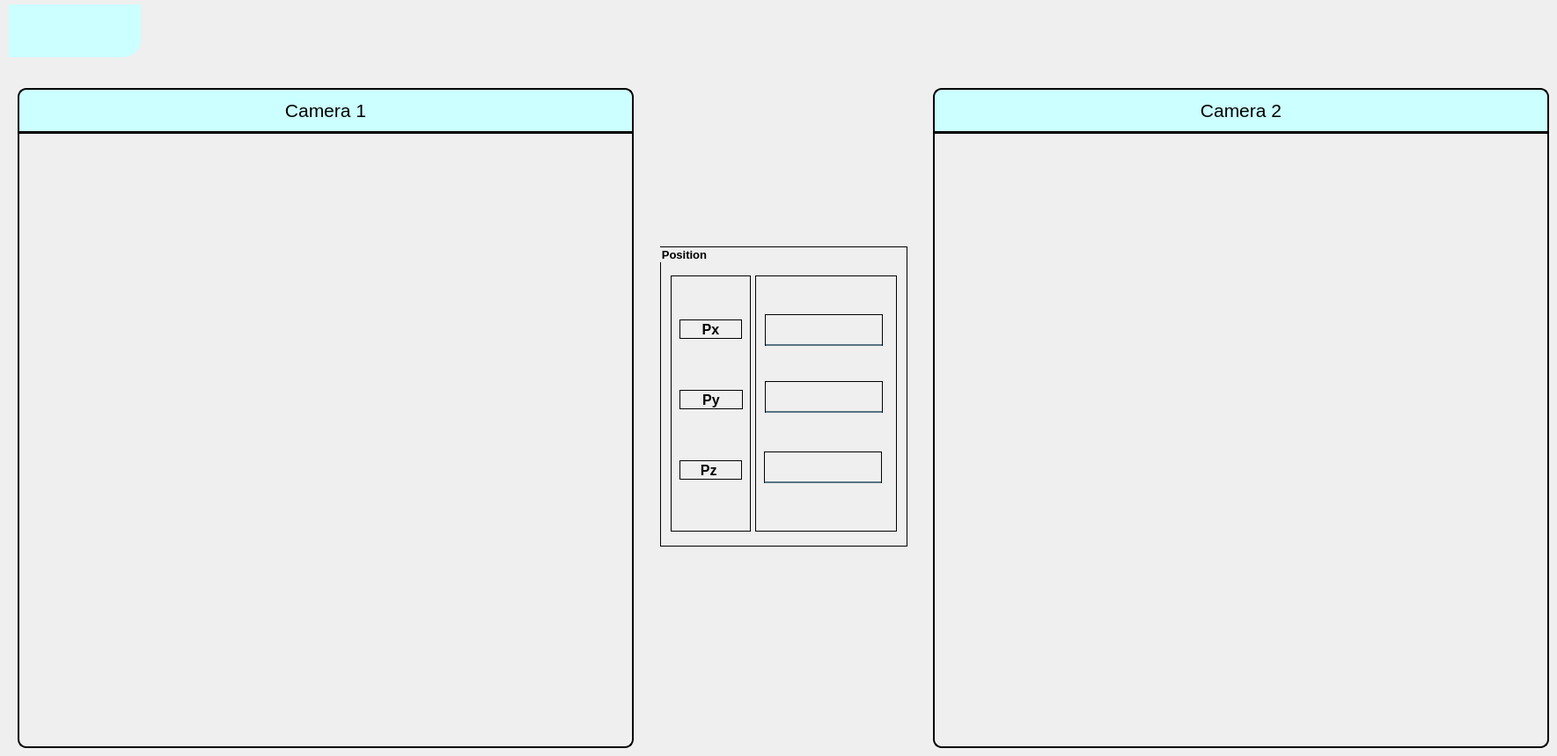
     <widget class="QWidget" name="page_cam">
      <widget class="QGroupBox" name="groupBox_3">
       <property name="geometry">
        <rect>
         <x>750</x>
         <y>280</y>
         <width>281</width>
         <height>341</height>
        </rect>
       </property>
       <property name="font">
        <font>
         <pointsize>10</pointsize>
         <weight>75</weight>
         <bold>true</bold>
        </font>
       </property>
       <property name="styleSheet">
        <string notr="true">gridline-color: rgb(0, 0, 0);
selection-color: rgb(85, 170, 255);
border: 1px solid black;</string>
       </property>
       <property name="title">
        <string>Position</string>
       </property>
       <widget class="QWidget" name="widget_19" native="true">
        <property name="geometry">
         <rect>
          <x>12</x>
          <y>33</y>
          <width>91</width>
          <height>291</height>
         </rect>
        </property>
        <widget class="QLabel" name="label_26">
         <property name="geometry">
          <rect>
           <x>10</x>
           <y>50</y>
           <width>71</width>
           <height>22</height>
          </rect>
         </property>
         <property name="font">
          <font>
           <pointsize>12</pointsize>
           <weight>75</weight>
           <bold>true</bold>
          </font>
         </property>
         <property name="text">
          <string>Px</string>
         </property>
         <property name="alignment">
          <set>Qt::AlignCenter</set>
         </property>
        </widget>
        <widget class="QLabel" name="label_22">
         <property name="geometry">
          <rect>
           <x>10</x>
           <y>130</y>
           <width>72</width>
           <height>22</height>
          </rect>
         </property>
         <property name="font">
          <font>
           <pointsize>12</pointsize>
           <weight>75</weight>
           <bold>true</bold>
          </font>
         </property>
         <property name="text">
          <string>Py</string>
         </property>
         <property name="alignment">
          <set>Qt::AlignCenter</set>
         </property>
        </widget>
        <widget class="QLabel" name="label_25">
         <property name="geometry">
          <rect>
           <x>10</x>
           <y>210</y>
           <width>71</width>
           <height>22</height>
          </rect>
         </property>
         <property name="font">
          <font>
           <pointsize>12</pointsize>
           <weight>75</weight>
           <bold>true</bold>
          </font>
         </property>
         <property name="text">
          <string>Pz </string>
         </property>
         <property name="alignment">
          <set>Qt::AlignCenter</set>
         </property>
        </widget>
       </widget>
       <widget class="QWidget" name="widget_20" native="true">
        <property name="geometry">
         <rect>
          <x>108</x>
          <y>33</y>
          <width>161</width>
          <height>291</height>
         </rect>
        </property>
        <widget class="QLineEdit" name="Px_cam">
         <property name="geometry">
          <rect>
           <x>11</x>
           <y>44</y>
           <width>134</width>
           <height>36</height>
          </rect>
         </property>
         <property name="font">
          <font>
           <pointsize>12</pointsize>
          </font>
         </property>
         <property name="styleSheet">
          <string notr="true">background-color:rgba(0, 0, 0, 0);

border-bottom:2px solid rgba(46, 82, 101, 200);

padding-bottom:7px;</string>
         </property>
         <property name="alignment">
          <set>Qt::AlignCenter</set>
         </property>
        </widget>
        <widget class="QLineEdit" name="Py_cam">
         <property name="geometry">
          <rect>
           <x>11</x>
           <y>120</y>
           <width>134</width>
           <height>36</height>
          </rect>
         </property>
         <property name="font">
          <font>
           <pointsize>12</pointsize>
          </font>
         </property>
         <property name="styleSheet">
          <string notr="true">background-color:rgba(0, 0, 0, 0);

border-bottom:2px solid rgba(46, 82, 101, 200);
color:rgba(0, 0, 0, 240);
padding-bottom:7px;</string>
         </property>
         <property name="alignment">
          <set>Qt::AlignCenter</set>
         </property>
        </widget>
        <widget class="QLineEdit" name="Pz_cam">
         <property name="geometry">
          <rect>
           <x>10</x>
           <y>200</y>
           <width>134</width>
           <height>36</height>
          </rect>
         </property>
         <property name="font">
          <font>
           <pointsize>12</pointsize>
          </font>
         </property>
         <property name="styleSheet">
          <string notr="true">background-color:rgba(0, 0, 0, 0);

border-bottom:2px solid rgba(46, 82, 101, 200);
color:rgba(0, 0, 0, 240);
padding-bottom:7px;</string>
         </property>
         <property name="alignment">
          <set>Qt::AlignCenter</set>
         </property>
        </widget>
       </widget>
      </widget>
      <widget class="QLabel" name="screen_cam">
       <property name="geometry">
        <rect>
         <x>20</x>
         <y>150</y>
         <width>700</width>
         <height>700</height>
        </rect>
       </property>
       <property name="styleSheet">
        <string notr="true">border: 2px solid black;
border-bottom-right-radius:10px;
border-bottom-left-radius:10px;</string>
       </property>
       <property name="text">
        <string/>
       </property>
      </widget>
      <widget class="QLabel" name="screen_cam_2">
       <property name="geometry">
        <rect>
         <x>1060</x>
         <y>150</y>
         <width>700</width>
         <height>700</height>
        </rect>
       </property>
       <property name="styleSheet">
        <string notr="true">border: 2px solid black;
border-bottom-right-radius:10px;
border-bottom-left-radius:10px;</string>
       </property>
       <property name="text">
        <string/>
       </property>
      </widget>
      <widget class="QLabel" name="label_12">
       <property name="geometry">
        <rect>
         <x>1060</x>
         <y>100</y>
         <width>700</width>
         <height>51</height>
        </rect>
       </property>
       <property name="font">
        <font>
         <pointsize>16</pointsize>
        </font>
       </property>
       <property name="styleSheet">
        <string notr="true">background-color: #CCFFFF;
border-top-right-radius: 10px;
border-top-left-radius:10px;
border: 2px solid black;</string>
       </property>
       <property name="text">
        <string>Camera 2</string>
       </property>
       <property name="alignment">
        <set>Qt::AlignCenter</set>
       </property>
      </widget>
      <widget class="QLabel" name="label_13">
       <property name="geometry">
        <rect>
         <x>20</x>
         <y>100</y>
         <width>700</width>
         <height>51</height>
        </rect>
       </property>
       <property name="font">
        <font>
         <pointsize>16</pointsize>
        </font>
       </property>
       <property name="styleSheet">
        <string notr="true">background-color: #CCFFFF;
border-top-right-radius: 10px;
border-top-left-radius:10px;
border: 2px solid black;</string>
       </property>
       <property name="text">
        <string>Camera 1</string>
       </property>
       <property name="alignment">
        <set>Qt::AlignCenter</set>
       </property>
      </widget>
      <widget class="QPushButton" name="Button_Quaylai_3">
       <property name="geometry">
        <rect>
         <x>10</x>
         <y>5</y>
         <width>150</width>
         <height>60</height>
        </rect>
       </property>
       <property name="minimumSize">
        <size>
         <width>20</width>
         <height>20</height>
        </size>
       </property>
       <property name="maximumSize">
        <size>
         <width>190</width>
         <height>60</height>
        </size>
       </property>
       <property name="autoFillBackground">
        <bool>false</bool>
       </property>
       <property name="styleSheet">
        <string notr="true">QPushButton#Button_Quaylai_3{
   	border-bottom-right-radius :20px;
	font: 75 17pt &quot;MS Shell Dlg 2&quot;;
	
	/*border: 3px solid rgb(230, 230, 230);*/
	color: rgb(0, 0, 0);
	
	background-color: rgb(220, 220, 220);
	background-color: #CCFFFF;

}
QPushButton#Button_Quaylai_3:pressed{
padding-left :2px;
padding-top :2px;

	background-color: #0e71aa;
}
</string>
       </property>
       <property name="text">
        <string/>
       </property>
       <property name="icon">
        <iconset>
         <normaloff>icon/back.png</normaloff>icon/back.png</iconset>
       </property>
       <property name="iconSize">
        <size>
         <width>50</width>
         <height>50</height>
        </size>
       </property>
      </widget>
     </widget>
